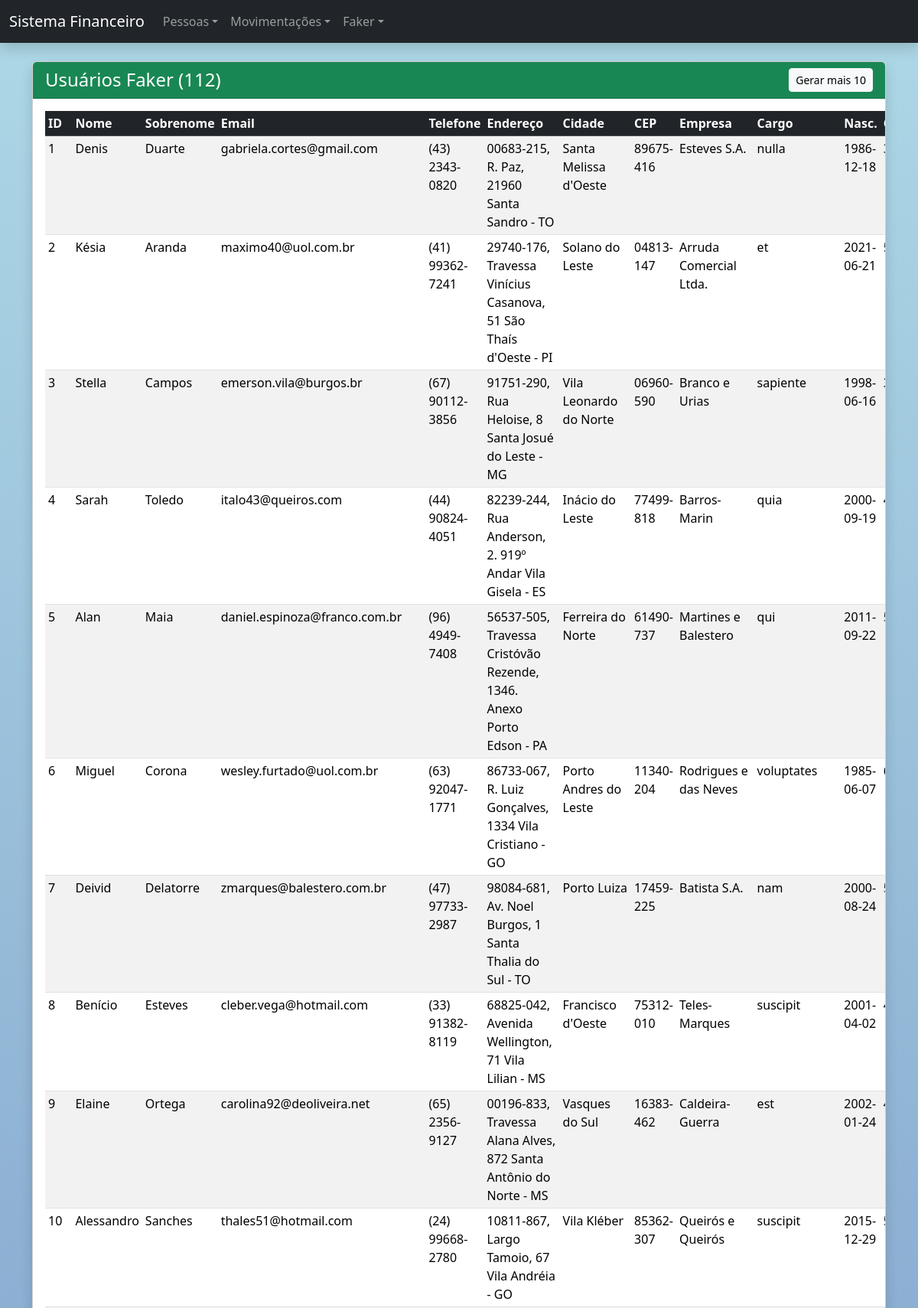
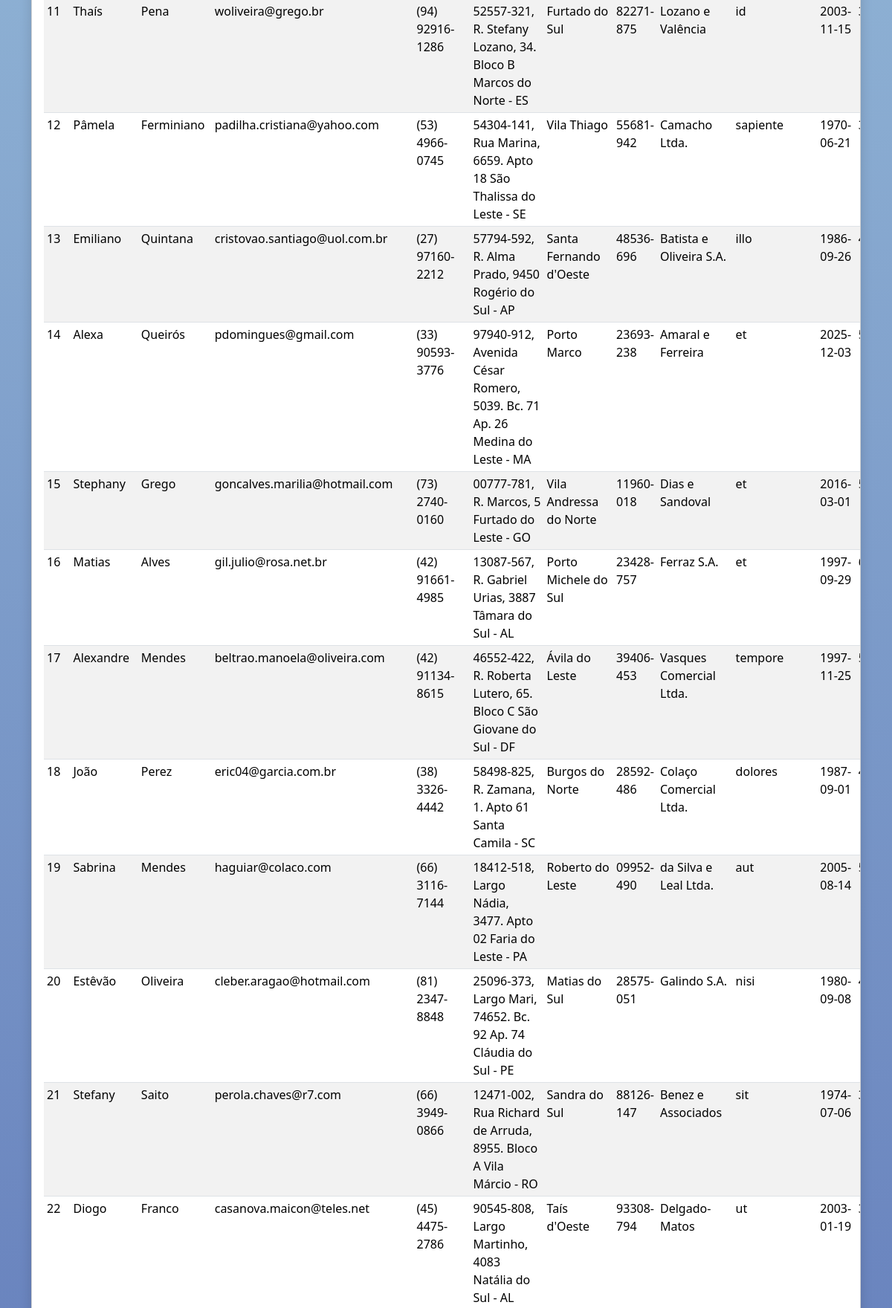
/faker/usuarios (upper part), run on the app's committed database (2 pictures, top to bottom).
### tables this page shows
CREATE TABLE `usuarios_faker` (
  `id` int(11) NOT NULL AUTO_INCREMENT,
  `nome` varchar(100) DEFAULT NULL,
  `sobrenome` varchar(100) DEFAULT NULL,
  `email` varchar(150) DEFAULT NULL,
  `telefone` varchar(50) DEFAULT NULL,
  `endereco` varchar(255) DEFAULT NULL,
  `cidade` varchar(100) DEFAULT NULL,
  `cep` varchar(20) DEFAULT NULL,
  `empresa` varchar(150) DEFAULT NULL,
  `cargo` varchar(100) DEFAULT NULL,
  `data_nascimento` date DEFAULT NULL,
  `numero_cartao` varchar(30) DEFAULT NULL,
  `iban` varchar(50) DEFAULT NULL,
  `uuid` varchar(36) DEFAULT NULL,
  PRIMARY KEY (`id`)
);

### src/Core/View.php (called while the page is built, shortened)
<?php
class View
{
    public static function render(string $view, array $dados = [], string $layout = 'layout'): void
    {
        self::incluir($view, $dados);
    }
    private static function incluir(string $view, array $dados): void
    {
        extract($dados, EXTR_SKIP);
        require self::PASTA . '/' . $view . '.php';
    }
}

### src/Controllers/FakerController.php (called while the page is built, shortened)
<?php
class FakerController
{
    public function usuarios(): void
    {
        View::render('faker/usuarios', ['usuarios' => (new UsuarioDAO())->findAll()]);
    }
}

### public/index.php (called while the page is built, shortened)
<?php
$router = new Router();
try {
    $router->dispatch($_SERVER['REQUEST_METHOD'], $_SERVER['REQUEST_URI']);
} catch (Throwable $e) {
    error_log($e);
    http_response_code(500);
    View::render('erros/erro', [
        'titulo'   => 'Erro interno',
        'mensagem' => config('debug') ? $e->getMessage() : 'Ocorreu um erro inesperado. Tente novamente.',
    ]);
}

### src/DAO/UsuarioDAO.php (called while the page is built, shortened)
<?php
class UsuarioDAO
{
    private PDO $conn;
    public function __construct(?PDO $conn = null)
    {
        $this->conn = $conn ?? Database::connection();
    }
    public function findAll(): array
    {
        $sql = "SELECT * FROM usuarios_faker";
        $stmt = $this->conn->query($sql);
        return $stmt->fetchAll(PDO::FETCH_ASSOC);
    }
}

### config/config.php (called while the page is built)
<?php
return [
    'debug' => true,
    'db' => [
        'host'    => getenv('DB_HOST') ?: 'localhost',
        'name'    => getenv('DB_NAME') ?: 'aulapdo',
        'user'    => getenv('DB_USER') ?: 'root',
        'pass'    => getenv('DB_PASS') ?: '',
        'charset' => 'utf8mb4',
    ],
    'itens_por_pagina' => 10,
];

### src/helpers.php (called while the page is built, shortened)
<?php
function e(mixed $valor): string
{
    return htmlspecialchars((string) $valor, ENT_QUOTES | ENT_SUBSTITUTE, 'UTF-8');
}
function config(string $chave, mixed $padrao = null): mixed
{
    static $config = null;
    $config ??= require dirname(__DIR__) . '/config/config.php';
    $valor = $config;
    foreach (explode('.', $chave) as $parte) {
        $valor = $valor[$parte];
    }
    return $valor;
}

### src/Config/Database.php (called while the page is built, shortened)
<?php
class Database
{
    private static ?PDO $pdo = null;
    public static function connection(): PDO
    {
        $c = config('db');
        $dsn = "mysql:host={$c['host']};dbname={$c['name']};charset={$c['charset']}";
        try {
            self::$pdo = new PDO($dsn, $c['user'], $c['pass'], [
                PDO::ATTR_ERRMODE            => PDO::ERRMODE_EXCEPTION,
                PDO::ATTR_DEFAULT_FETCH_MODE => PDO::FETCH_ASSOC,
                PDO::ATTR_EMULATE_PREPARES   => false,
            ]);
        } catch (PDOException $e) {
            error_log('Erro de conexão: ' . $e->getMessage());
            throw new PDOException('Não foi possível conectar ao banco de dados. Verifique config/config.php.');
        }
        return self::$pdo;
    }
}

### views/faker/usuarios.php (the view, shortened to what this page needs)
<div class="card shadow">
    <div class="card-header bg-success text-white d-flex justify-content-between align-items-center">
        <h4 class="mb-0">Usuários Faker (<?= count($usuarios) ?>)</h4>
        <form action="/faker/usuarios" method="post" class="m-0">
            <button type="submit" class="btn btn-light btn-sm">Gerar mais 10</button>
        </form>
    </div>
    <div class="card-body table-responsive">
        <table class="table table-striped table-hover table-sm">
            <thead class="table-dark">
                <tr><th>ID</th><th>Nome</th><th>Sobrenome</th><th>Email</th><th>Telefone</th><th>Endereço</th><th>Cidade</th>
                    <th>CEP</th><th>Empresa</th><th>Cargo</th><th>Nasc.</th><th>Cartão</th><th>IBAN</th><th>UUID</th></tr>
            </thead>
            <tbody>
            <?php foreach ($usuarios as $u): ?>
                <tr>
                    <?php foreach (['id','nome','sobrenome','email','telefone','endereco','cidade','cep','empresa','cargo','data_nascimento','numero_cartao','iban','uuid'] as $campo): ?>
                        <td><?= e($u[$campo]) ?></td>
                    <?php endforeach; ?>
                </tr>
            <?php endforeach; ?>
            </tbody>
        </table>
    </div>
</div>

### src/Core/Router.php (shortened to what this page needs)
<?php
class Router
{
    private array $rotas = [];
    private function add(string $metodo, string $caminho, array $handler): void
    {
        $regex = '#^' . preg_replace('#\{(\w+)\}#', '(?P<$1>[^/]+)', $caminho) . '$#';
        $this->rotas[$metodo][] = [$regex, $handler];
    }
    public function dispatch(string $metodo, string $uri): void
    {
        $caminho = rtrim((string) parse_url($uri, PHP_URL_PATH), '/') ?: '/';
        foreach ($this->rotas[$metodo] ?? [] as [$regex, $handler]) {
            if (preg_match($regex, $caminho, $m)) {
                $params = array_values(array_filter($m, 'is_string', ARRAY_FILTER_USE_KEY));
                [$classe, $acao] = $handler;
                (new $classe())->$acao(...$params);
                return;
            }
        }
    }
}

### public/assets/css/app.css (style rules this page uses)
body { background: linear-gradient(to bottom, #add8e6, #000080); background-attachment: fixed; }

### data on the page
usuarios_faker: id "1", nome "Denis", sobrenome "Duarte", email "gabriela.cortes@gmail.com", telefone "(43) 2343-0820", endereco "00683-215, R. Paz, 21960 Santa Sandro - TO", cidade "Santa Melissa d'Oeste", cep "89675-416", empresa "Esteves S.A.", cargo "nulla", data_nascimento "1986-12-18"
usuarios_faker: id "2", nome "Késia", sobrenome "Aranda", email "maximo40@uol.com.br", telefone "(41) 99362-7241", endereco "29740-176, Travessa Vinícius Casanova, 51 São Thaís d'Oeste - PI", cidade "Solano do Leste", cep "04813-147", empresa "Arruda Comercial Ltda.", cargo "et", data_nascimento "2021-06-21"
usuarios_faker: id "3", nome "Stella", sobrenome "Campos", email "emerson.vila@burgos.br", telefone "(67) 90112-3856", endereco "91751-290, Rua Heloise, 8 Santa Josué do Leste - MG", cidade "Vila Leonardo do Norte", cep "06960-590", empresa "Branco e Urias", cargo "sapiente", data_nascimento "1998-06-16"
usuarios_faker: id "4", nome "Sarah", sobrenome "Toledo", email "italo43@queiros.com", telefone "(44) 90824-4051", endereco "82239-244, Rua Anderson, 2. 919º Andar Vila Gisela - ES", cidade "Inácio do Leste", cep "77499-818", empresa "Barros-Marin", cargo "quia", data_nascimento "2000-09-19"
usuarios_faker: id "5", nome "Alan", sobrenome "Maia", email "daniel.espinoza@franco.com.br", telefone "(96) 4949-7408", endereco "56537-505, Travessa Cristóvão Rezende, 1346. Anexo Porto Edson - PA", cidade "Ferreira do Norte", cep "61490-737", empresa "Martines e Balestero", cargo "qui", data_nascimento "2011-09-22"
usuarios_faker: id "6", nome "Miguel", sobrenome "Corona", email "wesley.furtado@uol.com.br", telefone "(63) 92047-1771", endereco "86733-067, R. Luiz Gonçalves, 1334 Vila Cristiano - GO", cidade "Porto Andres do Leste", cep "11340-204", empresa "Rodrigues e das Neves", cargo "voluptates", data_nascimento "1985-06-07"
usuarios_faker: id "7", nome "Deivid", sobrenome "Delatorre", email "zmarques@balestero.com.br", telefone "(47) 97733-2987", endereco "98084-681, Av. Noel Burgos, 1 Santa Thalia do Sul - TO", cidade "Porto Luiza", cep "17459-225", empresa "Batista S.A.", cargo "nam", data_nascimento "2000-08-24"
usuarios_faker: id "8", nome "Benício", sobrenome "Esteves", email "cleber.vega@hotmail.com", telefone "(33) 91382-8119", endereco "68825-042, Avenida Wellington, 71 Vila Lilian - MS", cidade "Francisco d'Oeste", cep "75312-010", empresa "Teles-Marques", cargo "suscipit", data_nascimento "2001-04-02"
usuarios_faker: id "9", nome "Elaine", sobrenome "Ortega", email "carolina92@deoliveira.net", telefone "(65) 2356-9127", endereco "00196-833, Travessa Alana Alves, 872 Santa Antônio do Norte - MS", cidade "Vasques do Sul", cep "16383-462", empresa "Caldeira-Guerra", cargo "est", data_nascimento "2002-01-24"
usuarios_faker: id "10", nome "Alessandro", sobrenome "Sanches", email "thales51@hotmail.com", telefone "(24) 99668-2780", endereco "10811-867, Largo Tamoio, 67 Vila Andréia - GO", cidade "Vila Kléber", cep "85362-307", empresa "Queirós e Queirós", cargo "suscipit", data_nascimento "2015-12-29"
usuarios_faker: id "11", nome "Thaís", sobrenome "Pena", email "woliveira@grego.br", telefone "(94) 92916-1286", endereco "52557-321, R. Stefany Lozano, 34. Bloco B Marcos do Norte - ES", cidade "Furtado do Sul", cep "82271-875", empresa "Lozano e Valência", cargo "id", data_nascimento "2003-11-15"
usuarios_faker: id "12", nome "Pâmela", sobrenome "Ferminiano", email "padilha.cristiana@yahoo.com", telefone "(53) 4966-0745", endereco "54304-141, Rua Marina, 6659. Apto 18 São Thalissa do Leste - SE", cidade "Vila Thiago", cep "55681-942", empresa "Camacho Ltda.", cargo "sapiente", data_nascimento "1970-06-21"
usuarios_faker: id "13", nome "Emiliano", sobrenome "Quintana", email "cristovao.santiago@uol.com.br", telefone "(27) 97160-2212", endereco "57794-592, R. Alma Prado, 9450 Rogério do Sul - AP", cidade "Santa Fernando d'Oeste", cep "48536-696", empresa "Batista e Oliveira S.A.", cargo "illo", data_nascimento "1986-09-26"
usuarios_faker: id "14", nome "Alexa", sobrenome "Queirós", email "pdomingues@gmail.com", telefone "(33) 90593-3776", endereco "97940-912, Avenida César Romero, 5039. Bc. 71 Ap. 26 Medina do Leste - MA", cidade "Porto Marco", cep "23693-238", empresa "Amaral e Ferreira", cargo "et", data_nascimento "2025-12-03"
usuarios_faker: id "15", nome "Stephany", sobrenome "Grego", email "goncalves.marilia@hotmail.com", telefone "(73) 2740-0160", endereco "00777-781, R. Marcos, 5 Furtado do Leste - GO", cidade "Vila Andressa do Norte", cep "11960-018", empresa "Dias e Sandoval", cargo "et", data_nascimento "2016-03-01"
usuarios_faker: id "16", nome "Matias", sobrenome "Alves", email "gil.julio@rosa.net.br", telefone "(42) 91661-4985", endereco "13087-567, R. Gabriel Urias, 3887 Tâmara do Sul - AL", cidade "Porto Michele do Sul", cep "23428-757", empresa "Ferraz S.A.", cargo "et", data_nascimento "1997-09-29"
usuarios_faker: id "17", nome "Alexandre", sobrenome "Mendes", email "beltrao.manoela@oliveira.com", telefone "(42) 91134-8615", endereco "46552-422, R. Roberta Lutero, 65. Bloco C São Giovane do Sul - DF", cidade "Ávila do Leste", cep "39406-453", empresa "Vasques Comercial Ltda.", cargo "tempore", data_nascimento "1997-11-25"
usuarios_faker: id "18", nome "João", sobrenome "Perez", email "eric04@garcia.com.br", telefone "(38) 3326-4442", endereco "58498-825, R. Zamana, 1. Apto 61 Santa Camila - SC", cidade "Burgos do Norte", cep "28592-486", empresa "Colaço Comercial Ltda.", cargo "dolores", data_nascimento "1987-09-01"
usuarios_faker: id "19", nome "Sabrina", sobrenome "Mendes", email "haguiar@colaco.com", telefone "(66) 3116-7144", endereco "18412-518, Largo Nádia, 3477. Apto 02 Faria do Leste - PA", cidade "Roberto do Leste", cep "09952-490", empresa "da Silva e Leal Ltda.", cargo "aut", data_nascimento "2005-08-14"
usuarios_faker: id "20", nome "Estêvão", sobrenome "Oliveira", email "cleber.aragao@hotmail.com", telefone "(81) 2347-8848", endereco "25096-373, Largo Mari, 74652. Bc. 92 Ap. 74 Cláudia do Sul - PE", cidade "Matias do Sul", cep "28575-051", empresa "Galindo S.A.", cargo "nisi", data_nascimento "1980-09-08"
usuarios_faker: id "21", nome "Stefany", sobrenome "Saito", email "perola.chaves@r7.com", telefone "(66) 3949-0866", endereco "12471-002, Rua Richard de Arruda, 8955. Bloco A Vila Márcio - RO", cidade "Sandra do Sul", cep "88126-147", empresa "Benez e Associados", cargo "sit", data_nascimento "1974-07-06"
usuarios_faker: id "22", nome "Diogo", sobrenome "Franco", email "casanova.maicon@teles.net", telefone "(45) 4475-2786", endereco "90545-808, Largo Martinho, 4083 Natália do Sul - AL", cidade "Taís d'Oeste", cep "93308-794", empresa "Delgado-Matos", cargo "ut", data_nascimento "2003-01-19"
